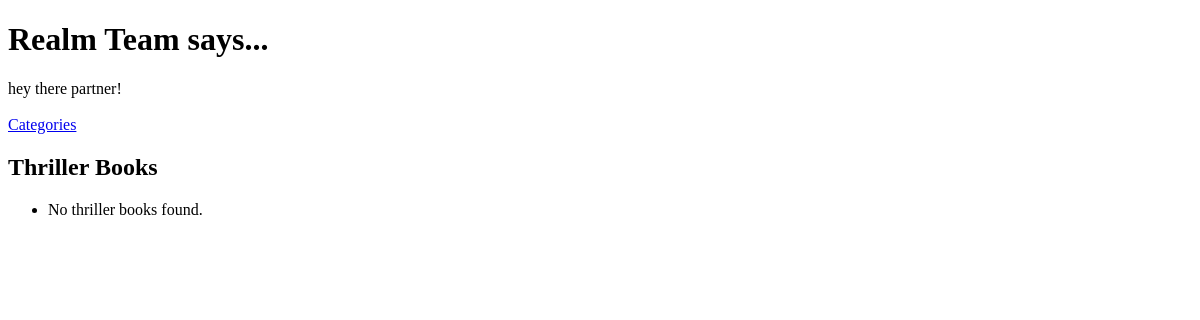
Page /realm/categories/thriller/ on the earlier database version.
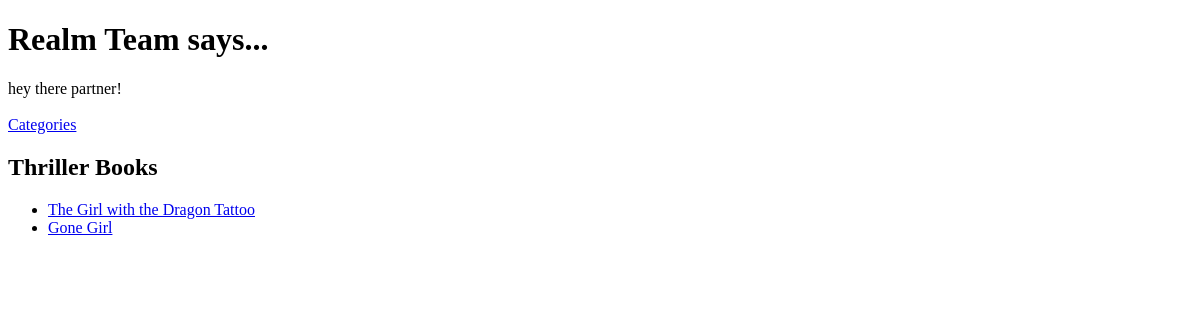
Same page on the later database version.
### realm/models.py (models this page shows)
class Page(models.Model):
    category = models.ForeignKey(Category, on_delete=models.CASCADE)
    title = models.CharField(max_length=128)
    url = models.URLField()
    views = models.IntegerField(default=0)
    def __str__(self):
        return self.title

### realm/views.py (the view)
# urls.py: path('categories/thriller/', views.thriller, name='Thriller'),
def thriller(request):
    context_dict = {}
    category_name_slug = 'thriller'
    try:
        category = Category.objects.get(slug=category_name_slug)
        pages = Page.objects.filter(category=category)
        print(pages)  # Debug: Check if pages are fetched correctly
        context_dict['pages'] = pages
        context_dict['category'] = category
    except Category.DoesNotExist:
        context_dict['category'] = None
        context_dict['pages'] = None
    return render(request, 'realm/categories/thriller.html', context=context_dict)

### templates/realm/categories/thriller.html (shortened to what this page needs)
<!DOCTYPE html>
<html>
    <head>
    </head>
    <body>
        <h1>Realm Team says...</h1>
        <div>
            hey there partner! <br />
            <strong>{{ boldmessage }}</strong><br />
        </div>
        <div>
            <a href="{% url 'realm:Categories' %}">Categories</a><br />
        </div>
        <div>
            <h2>Thriller Books</h2>
            <ul>
                {% for page in pages %}
                    <li><a href="{{ page.url }}">{{ page.title }}</a></li>
                {% empty %}
                    <li>No thriller books found.</li>
                {% endfor %}
            </ul>
        </div>
    </body>
</html>

Differences in the rows shown:
added Page: title "The Girl with the Dragon Tattoo"
added Page: title "Gone Girl"
Other differences:
text no longer shown: "No thriller books found."
